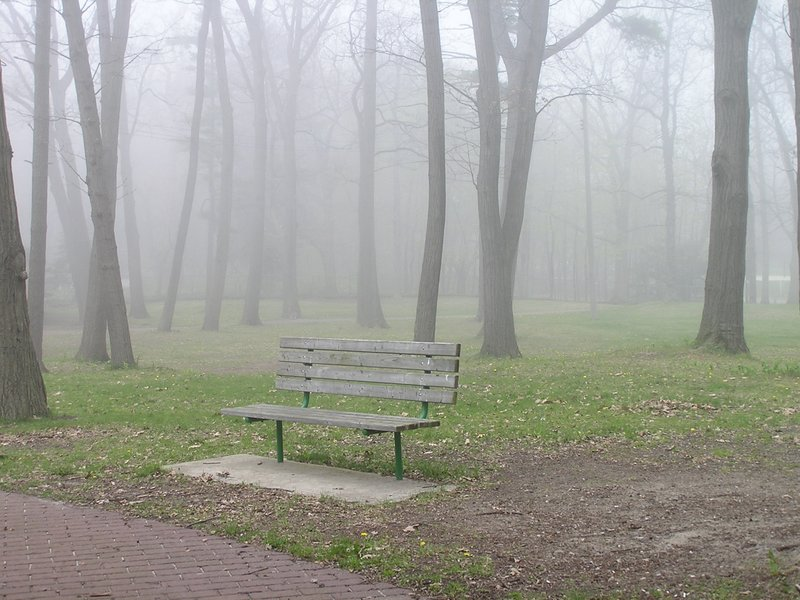
#> input picture inputImages/bench.jpg, 800 x 600 px
$ python -i __init__.py   (imports and definitions only)
#> lines starting #> are read from the running program, lines starting #| are printed output that depends on the picture
#> further down, picture is the input picture: shape (600, 800, 3); mean B, G, R 153, 160.2, 159.8
import cv2
import numpy as np
import copy

class img_dehazeOld():
    def __init__(self, airlightEstimation_windowSze=15, boundaryConstraint_windowSze=3, C0=20, C1=300,
                 regularize_lambda=0.1, sigma=0.5, delta=0.85, showHazeTransmissionMap=True):
        self.airlightEstimation_windowSze = airlightEstimation_windowSze
        self.boundaryConstraint_windowSze = boundaryConstraint_windowSze
        self.C0 = C0
        self.C1 = C1
        self.regularize_lambda = regularize_lambda
        self.sigma = sigma
        self.delta = delta
        self.showHazeTransmissionMap = showHazeTransmissionMap
        self._A = []
        self._transmission = []
        self._WFun = []

    def __AirlightEstimation(self, HazeImg):
        if (len(HazeImg.shape) == 3):
            for ch in range(len(HazeImg.shape)):
                kernel = np.ones((self.airlightEstimation_windowSze, self.airlightEstimation_windowSze), np.uint8)
                minImg = cv2.erode(HazeImg[:, :, ch], kernel)
                self._A.append(int(minImg.max()))
#> after the loop, self._A = [249, 242, 238]
        else:
            kernel = np.ones((self.airlightEstimation_windowSze, self.airlightEstimation_windowSze), np.uint8)
            minImg = cv2.erode(HazeImg, kernel)
            self._A.append(int(minImg.max()))

    def __BoundCon(self, HazeImg):
        if (len(HazeImg.shape) == 3):

            t_b = np.maximum((self._A[0] - HazeImg[:, :, 0].astype(float)) / (self._A[0] - self.C0),
                             (HazeImg[:, :, 0].astype(float) - self._A[0]) / (self.C1 - self._A[0]))
            t_g = np.maximum((self._A[1] - HazeImg[:, :, 1].astype(float)) / (self._A[1] - self.C0),
                             (HazeImg[:, :, 1].astype(float) - self._A[1]) / (self.C1 - self._A[1]))
            t_r = np.maximum((self._A[2] - HazeImg[:, :, 2].astype(float)) / (self._A[2] - self.C0),
                             (HazeImg[:, :, 2].astype(float) - self._A[2]) / (self.C1 - self._A[2]))
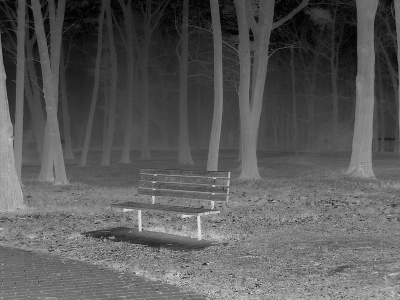
#> t_r: shape (600, 800) float64 (shown at 1/2 size); min 0, max 1.02, mean 0.36; drawn with min black and max white

            MaxVal = np.maximum(t_b, t_g, t_r)
            self._Transmission = np.minimum(MaxVal, 1)
        else:
            self._Transmission = np.maximum((self._A[0] - HazeImg.astype(float)) / (self._A[0] - self.C0),
                                            (HazeImg.astype(float) - self._A[0]) / (self.C1 - self._A[0]))
            self._Transmission = np.minimum(self._Transmission, 1)

        kernel = np.ones((self.boundaryConstraint_windowSze, self.boundaryConstraint_windowSze), float)
        self._Transmission = cv2.morphologyEx(self._Transmission, cv2.MORPH_CLOSE, kernel=kernel)

    def __LoadFilterBank(self):
        KirschFilters = []
        KirschFilters.append(np.array([[-3, -3, -3], [-3, 0, 5], [-3, 5, 5]]))
        KirschFilters.append(np.array([[-3, -3, -3], [-3, 0, -3], [5, 5, 5]]))
        KirschFilters.append(np.array([[-3, -3, -3], [5, 0, -3], [5, 5, -3]]))
        KirschFilters.append(np.array([[5, -3, -3], [5, 0, -3], [5, -3, -3]]))
        KirschFilters.append(np.array([[5, 5, -3], [5, 0, -3], [-3, -3, -3]]))
        KirschFilters.append(np.array([[5, 5, 5], [-3, 0, -3], [-3, -3, -3]]))
        KirschFilters.append(np.array([[-3, 5, 5], [-3, 0, 5], [-3, -3, -3]]))
        KirschFilters.append(np.array([[-3, -3, 5], [-3, 0, 5], [-3, -3, 5]]))
        KirschFilters.append(np.array([[-1, -1, -1], [-1, 8, -1], [-1, -1, -1]]))
        return (KirschFilters)

    def __CalculateWeightingFunction(self, HazeImg, Filter):
        HazeImageDouble = HazeImg.astype(float) / 255.0
        if (len(HazeImg.shape) == 3):
            Red = HazeImageDouble[:, :, 2]
            d_r = self.__circularConvFilt(Red, Filter)

            Green = HazeImageDouble[:, :, 1]
            d_g = self.__circularConvFilt(Green, Filter)

            Blue = HazeImageDouble[:, :, 0]
            d_b = self.__circularConvFilt(Blue, Filter)

            return (np.exp(-((d_r ** 2) + (d_g ** 2) + (d_b ** 2)) / (2 * self.sigma * self.sigma)))
        else:
            d = self.__circularConvFilt(HazeImageDouble, Filter)
            return (np.exp(-((d ** 2) + (d ** 2) + (d ** 2)) / (2 * self.sigma * self.sigma)))

    def __circularConvFilt(self, Img, Filter):
        FilterHeight, FilterWidth = Filter.shape
        assert (FilterHeight == FilterWidth), 'Filter must be square in shape --> Height must be same as width'
        assert (FilterHeight % 2 == 1), 'Filter dimension must be a odd number.'

        filterHalsSize = int((FilterHeight - 1) / 2)
        rows, cols = Img.shape
        PaddedImg = cv2.copyMakeBorder(Img, filterHalsSize, filterHalsSize, filterHalsSize, filterHalsSize,
                                       borderType=cv2.BORDER_WRAP)
        FilteredImg = cv2.filter2D(PaddedImg, -1, Filter)
        Result = FilteredImg[filterHalsSize:rows + filterHalsSize, filterHalsSize:cols + filterHalsSize]
        return (Result)

    def __CalTransmission(self, HazeImg):
        rows, cols = self._Transmission.shape
        KirschFilters = self.__LoadFilterBank()

        for idx, currentFilter in enumerate(KirschFilters):
            KirschFilters[idx] = KirschFilters[idx] / np.linalg.norm(currentFilter)
        WFun = []
        for idx, currentFilter in enumerate(KirschFilters):
            WFun.append(self.__CalculateWeightingFunction(HazeImg, currentFilter))
#> after the loop, WFun = 9 items
        tF = np.fft.fft2(self._Transmission)
        DS = 0
        for i in range(len(KirschFilters)):
            D = self.__psf2otf(KirschFilters[i], (rows, cols))
            DS = DS + (abs(D) ** 2)
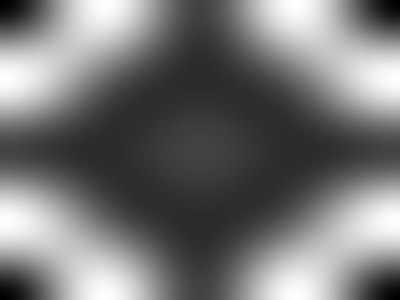
#> DS: shape (600, 800) float64 (shown at 1/2 size); min 1.91e-31, max 19.53, mean 9; drawn with min black and max white
        beta = 1
        beta_max = 2 ** 4
        beta_rate = 2 * np.sqrt(2)

        while (beta < beta_max):
            gamma = self.regularize_lambda / beta
            DU = 0
            for i in range(len(KirschFilters)):
                dt = self.__circularConvFilt(self._Transmission, KirschFilters[i])
                u = np.maximum((abs(dt) - (WFun[i] / (len(KirschFilters) * beta))), 0) * np.sign(dt)
                DU = DU + np.fft.fft2(self.__circularConvFilt(u, cv2.flip(KirschFilters[i], -1)))

            self._Transmission = np.abs(np.fft.ifft2((gamma * tF + DU) / (gamma + DS)))
            beta = beta * beta_rate
#> this loop made 3 passes
#> gamma on passes 1 to 3: 0.1, 0.0354, 0.0125
#> pass 1, in __circularConvFilt (call 28), `FilteredImg = cv2.filter2D(PaddedImg, -1, Filter)`:
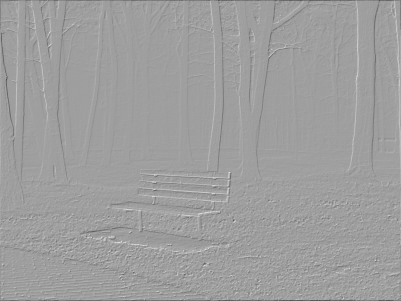
#> FilteredImg: shape (602, 802) float64 (shown at 1/2 size); min -0.752, max 0.458, mean 7.45e-17; drawn with min black and max white
#> after the loop:
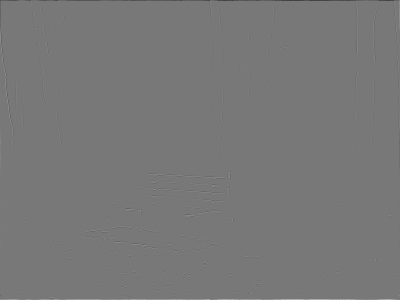
#> dt: shape (600, 800) float64 (shown at 1/2 size); min -0.295, max 0.331, mean -5.92e-20; drawn with min black and max white
#> after the loop:
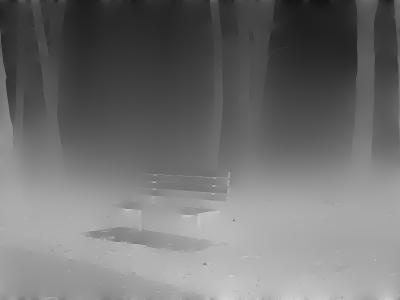
#> self._Transmission: shape (600, 800) float64 (shown at 1/2 size); min 0.0452, max 0.898, mean 0.445
#> after the loop, beta = 22.63
        if (self.showHazeTransmissionMap):
            cv2.imshow("Haze Transmission Map", self._Transmission)
            cv2.waitKey(1)

    def __removeHaze(self, HazeImg):
        epsilon = 0.0001
        Transmission = pow(np.maximum(abs(self._Transmission), epsilon), self.delta)

        HazeCorrectedImage = copy.deepcopy(HazeImg)
        if (len(HazeImg.shape) == 3):
            for ch in range(len(HazeImg.shape)):
                temp = ((HazeImg[:, :, ch].astype(float) - self._A[ch]) / Transmission) + self._A[ch]
                temp = np.maximum(np.minimum(temp, 255), 0)
                HazeCorrectedImage[:, :, ch] = temp
#> this loop made 3 passes
#> pass 1, in __removeHaze, `temp = np.maximum(np.minimum(temp, 255), 0)`:
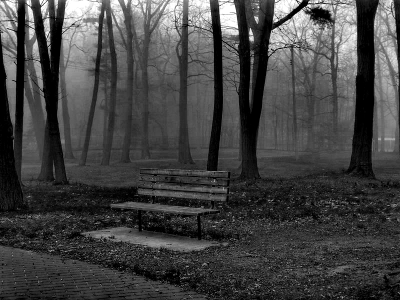
#> temp: shape (600, 800) float64 (shown at 1/2 size); min 0, max 255, mean 67.5
#> after the loop:
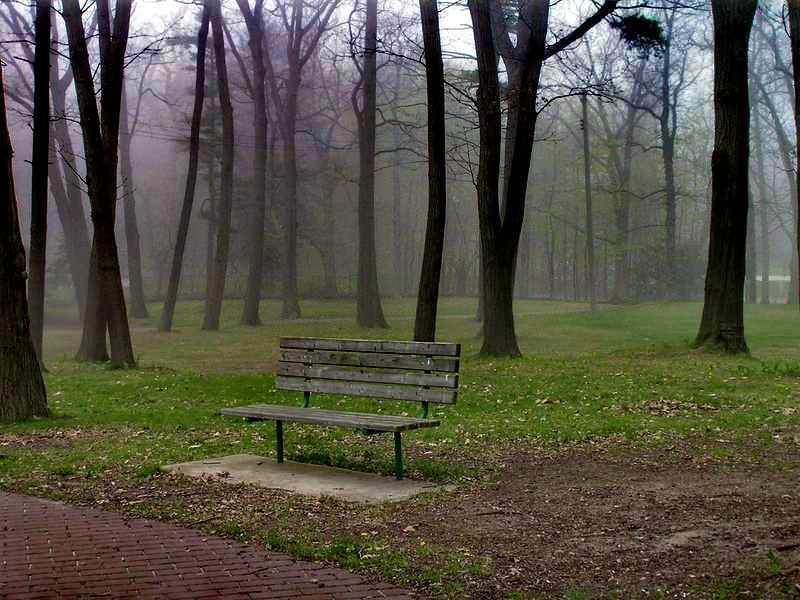
#> HazeCorrectedImage: shape (600, 800, 3); mean B, G, R 67, 81.7, 83.9
        else:
            temp = ((HazeImg.astype(float) - self._A[0]) / Transmission) + self._A[0]
            temp = np.maximum(np.minimum(temp, 255), 0)
            HazeCorrectedImage = temp
        return (HazeCorrectedImage)

    def __psf2otf(self, psf, shape):
        if np.all(psf == 0):
            return np.zeros_like(psf)
        inshape = psf.shape
        psf = self.__zero_pad(psf, shape, position='corner')

        for axis, axis_size in enumerate(inshape):
            psf = np.roll(psf, -int(axis_size / 2), axis=axis)
        otf = np.fft.fft2(psf)
        n_ops = np.sum(psf.size * np.log2(psf.shape))
        otf = np.real_if_close(otf, tol=n_ops)
        return otf

    def __zero_pad(self, image, shape, position='corner'):
        shape = np.asarray(shape, dtype=int)
        imshape = np.asarray(image.shape, dtype=int)

        if np.alltrue(imshape == shape):
            return image

        if np.any(shape <= 0):
            raise ValueError("ZERO_PAD: null or negative shape given")

        dshape = shape - imshape
        if np.any(dshape < 0):
            raise ValueError("ZERO_PAD: target size smaller than source one")

        pad_img = np.zeros(shape, dtype=image.dtype)
        idx, idy = np.indices(imshape)

        if position == 'center':
            if np.any(dshape % 2 != 0):
                raise ValueError("ZERO_PAD: source and target shapes "
                                 "have different parity.")
            offx, offy = dshape // 2
        else:
            offx, offy = (0, 0)
        pad_img[idx + offx, idy + offy] = image
        return pad_img

    def remove_haze(self, HazeImg):
        self.__AirlightEstimation(HazeImg)
        self.__BoundCon(HazeImg)
        self.__CalTransmission(HazeImg)
        haze_corrected_img = self.__removeHaze(HazeImg)
        HazeTransmissionMap = self._Transmission
        return (haze_corrected_img, HazeTransmissionMap)

# [8 lines left out: function remove_haze, not called in this run]

>>> import cv2
>>> picture = cv2.imread('../inputImages/bench.jpg')
>>> result = img_dehazeOld().remove_haze(picture)
